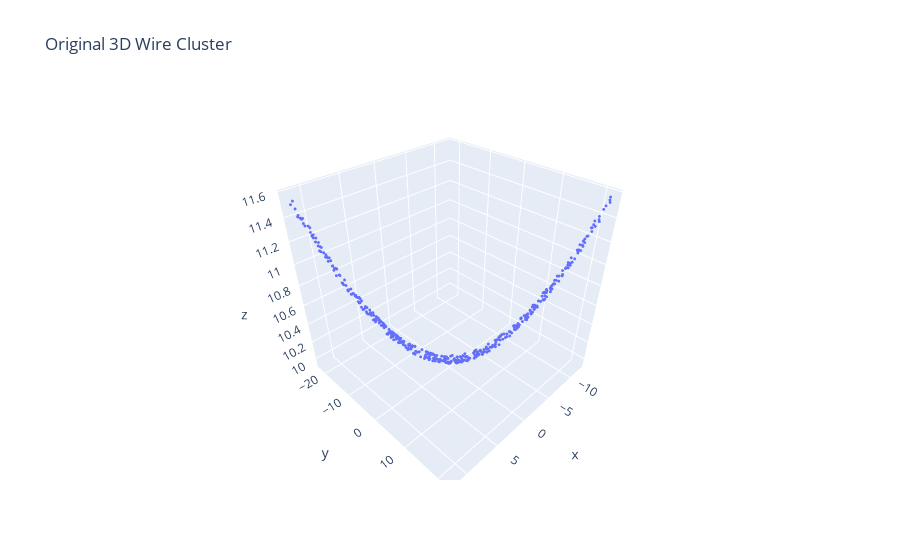

This figure's notebook cell:
### Code cell
# check on the last wire cluster processed
import plotly.express as px
import pandas as pd

df = pd.DataFrame(wire_points, columns=["x", "y", "z"])

fig = px.scatter_3d(df, x="x", y="y", z="z", title="Original 3D Wire Cluster")
fig.update_traces(marker=dict(size=1))  
fig.show()

### Figure 1 — Plotly figure (JSON) as saved in the notebook; plotly's stock layout.template omitted (floating-point values rounded to 4 significant figures; data arrays with more than 128 entries replaced by an {"elided": "..."} marker saying what was removed)
{"data": [{"hovertemplate": "x=%{x}<br>y=%{y}<br>z=%{z}<extra></extra>", "legendgroup": "", "marker": {"color": "#636efa", "size": 1, "symbol": "circle"}, "mode": "markers", "name": "", "scene": "scene", "showlegend": false, "type": "scatter3d", "x": {"elided": "417 float values"}, "y": {"elided": "417 float values"}, "z": {"elided": "417 float values"}}], "layout": {"legend": {"tracegroupgap": 0}, "scene": {"domain": {"x": [0, 1], "y": [0, 1]}, "xaxis": {"title": {"text": "x"}}, "yaxis": {"title": {"text": "y"}}, "zaxis": {"title": {"text": "z"}}}, "title": {"text": "Original 3D Wire Cluster"}}}
